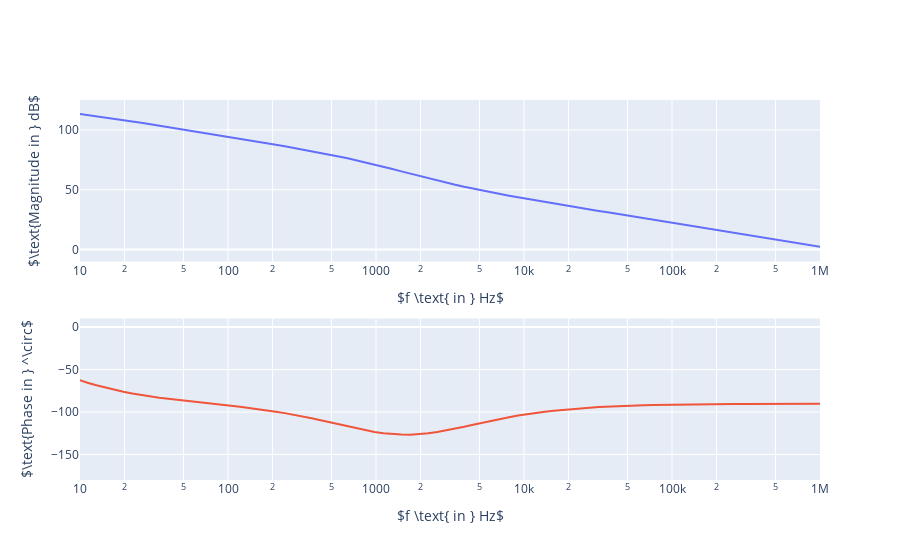

Source (notebook cell):
### Code cell
w = np.logspace(1, 7, 100)
f = w/(2*np.pi)

G = g(w)

fig = subplots.make_subplots(rows=2, cols=1)
fig.update_layout(
    xaxis_title=r"$f \text{ in } Hz$",
    yaxis_title=r"$\text{Magnitude in } dB$",
    xaxis2_title=r"$f \text{ in } Hz$",
    yaxis2_title=r"$\text{Phase in } ^\circ$",
    xaxis=dict(type="log", range=[1, 6]),
    xaxis2=dict(type="log", range=[1, 6]),
    yaxis=dict(range=[-10, 125]),
    yaxis2=dict(range=[-180, 10]),
    showlegend=False,
)
fig.add_scatter(x=f, y=20 * np.log10(np.abs(G)), name="magnitude", row=1, col=1)
fig.add_scatter(x=f, y=180/np.pi * np.angle(G), name="phase", row=2, col=1)

#fig.show(renderer="browser")
pio.write_image(fig, "amp_stability.pdf", width=800, height=550, engine="kaleido")
fig.show()
